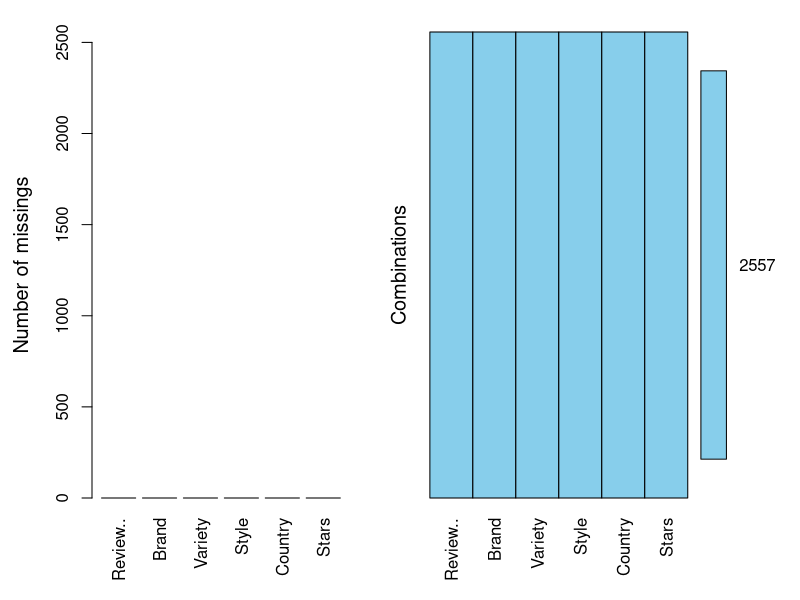
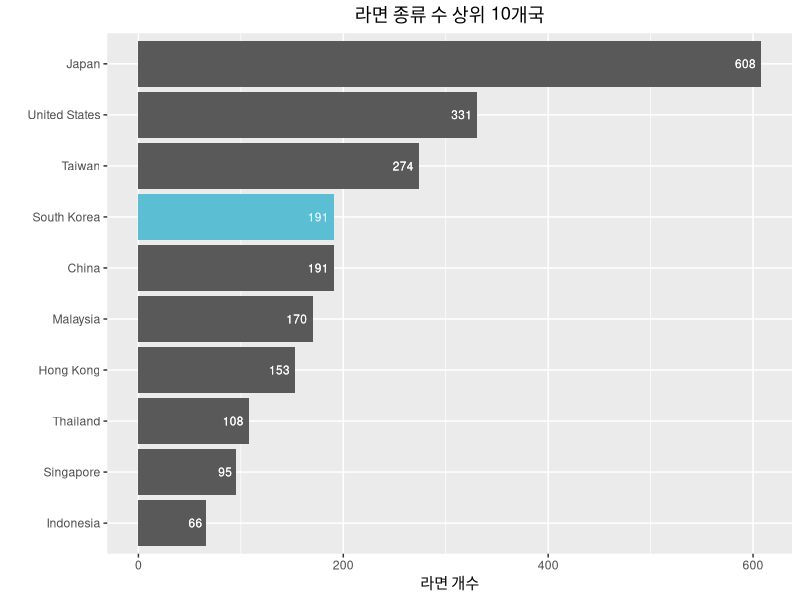
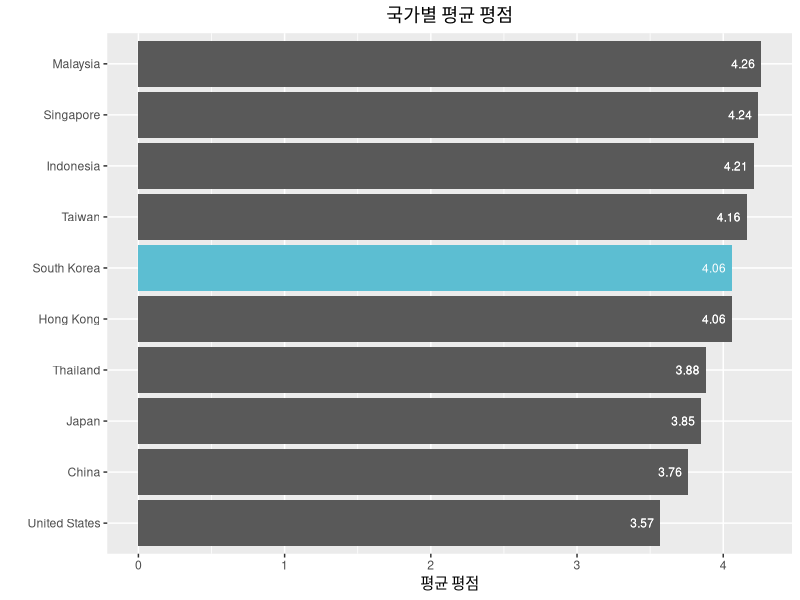
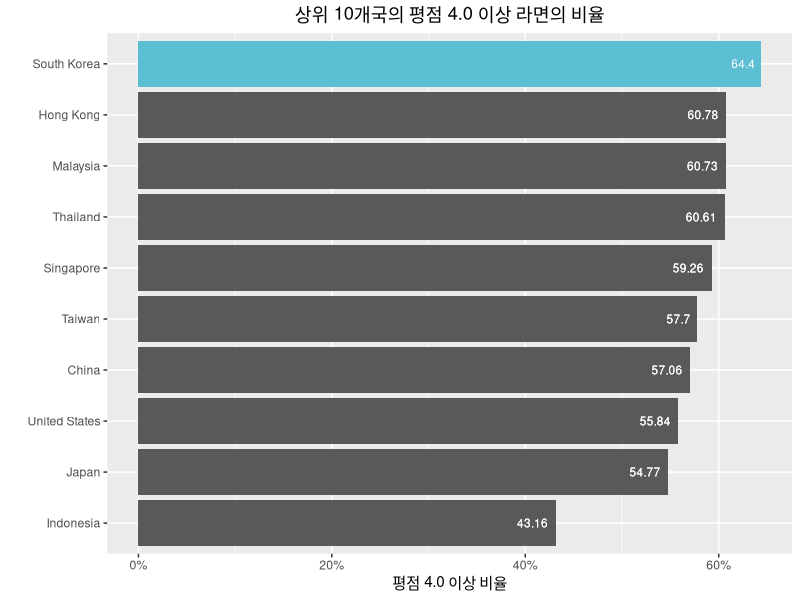
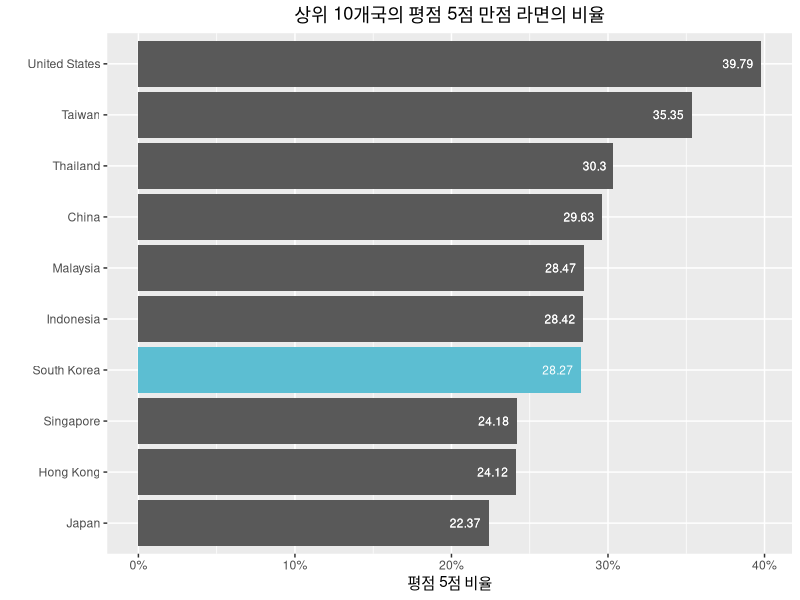
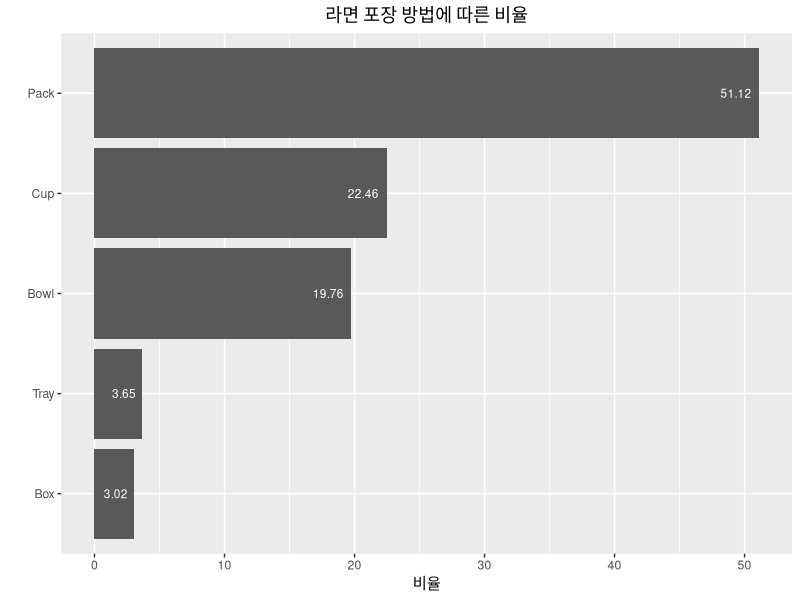
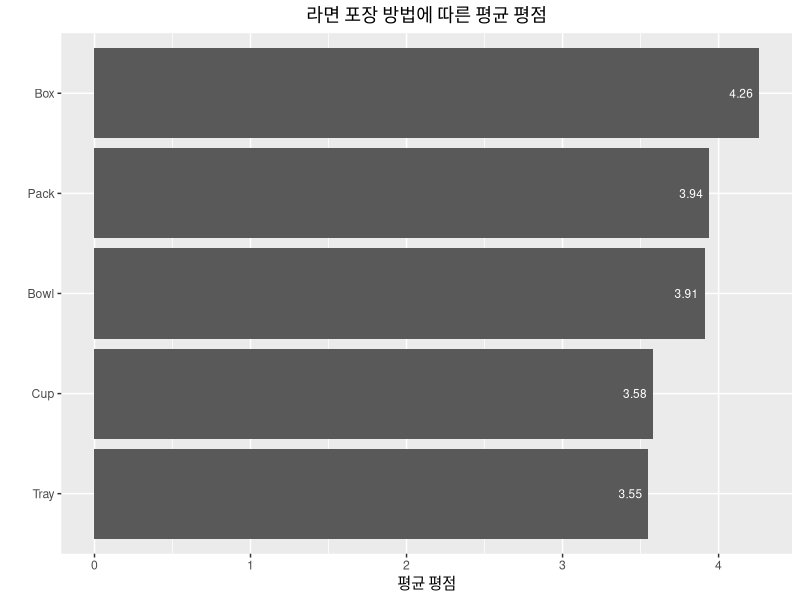
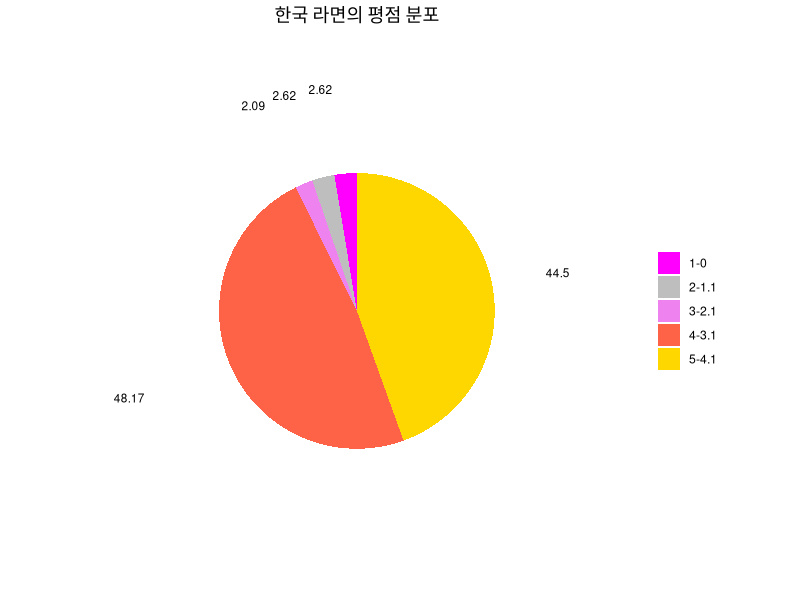

These figures' R source, in order:
## ---- chunk 1
knitr::opts_chunk$set(echo = TRUE)
## ---- chunk 2
df <- read.csv('./TopRamenRatings.csv', header = T,
               fileEncoding = "euc-kr")
str(df)
## ---- chunk 3
library(VIM)
aggr(df, prop = F, numbers = T)
## ---- chunk 4
summary(df)
## ---- chunk 5
df$Stars <- as.double(df$Stars)
df[is.na(df$Stars), ]$Stars <- 0
## ---- chunk 6
df$Brand <- as.factor(df$Brand)
df$Style <- as.factor(df$Style)
df$Country <- as.factor(df$Country)
## ---- chunk 7
country_10 <- head(table(df$Country)[order(table(df$Country), decreasing = T)], 10)

country_10
## ---- chunk 8
library(ggplot2)
country_10 <- as.data.frame(country_10)

graph1 <- ggplot(country_10, aes(x = reorder(Var1, Freq),
                                 y = Freq)) + geom_bar(stat = 'identity') + 
          labs(title = "라면 종류 수 상위 10개국") +
            theme(plot.title = element_text(hjust = 0.5))

graph1 <- graph1 + coord_flip() + labs(x='', y='라면 개수') + 
        geom_text(aes(label=Freq), size=3, hjust=1.25, color='#FFFFFF')

graph1 <- graph1 + geom_bar(country_10[country_10$Var1=='South Korea', ],
                 mapping = aes(x=reorder(Var1, Freq), y=Freq), fill='#5CBED2', 
                 stat='identity') +
        geom_text(aes(label=Freq), size=3, hjust=1.25, color='#FFFFFF')
## ---- chunk 9
graph1
## ---- chunk 10
df_country_10 <- c('Japan', 'United States', 'South Korea', 'Taiwan',
                   'China', 'Thailand', 'Malaysia', 'Hong Kong',
                   'Indonesia', 'Singapore')
df_country_10_mean <- c('')

for (i in 1:10){
    df_country_10_mean[i] <- round(mean(df[df$Country==df_country_10[i],]$Stars),2)
}
df_country_10_mean_df <- data.frame(df_country_10, df_country_10_mean)
df_country_10_mean_df[2] <- as.double(df_country_10_mean)

graph5 <- ggplot(df_country_10_mean_df, aes(x = reorder(df_country_10, 
                                                      df_country_10_mean),
                 y = df_country_10_mean)) + geom_bar(stat = 'identity') + 
          labs(x='', y='평균 평점', title = "국가별 평균 평점") +
            theme(plot.title = element_text(hjust = 0.5)) + coord_flip() +
        geom_text(aes(label=df_country_10_mean), size=3, hjust=1.25,
                  color='#FFFFFF')

graph5 <- graph5 + geom_bar(df_country_10_mean_df[df_country_10_mean_df$df_country_10== 'South Korea', ],
                 mapping = aes(x=reorder(df_country_10, df_country_10_mean),
                               y=df_country_10_mean), fill='#5CBED2', 
                 stat='identity') + geom_text(aes(label=df_country_10_mean),
                                              size=3, hjust=1.25, color='#FFFFFF')
## ---- chunk 11
graph5
## ---- chunk 12
df_country_10 <- df[df$Country %in% country_10$Var1,]
df_country_10 <- table(df_country_10[df_country_10$Stars >= 4.00,]$Country)
df_country_10 <- head(df_country_10[order(df_country_10, decreasing = T)], 10)
df_country_10 <- as.data.frame(df_country_10)

for (i in 1:10){
    df_country_10$Freq[i] <- df_country_10$Freq[i] / country_10$Freq[i]}

graph2 <- ggplot(df_country_10, aes(x = reorder(Var1, Freq),
                 y = Freq)) + geom_bar(stat = 'identity')  + 
          labs(title = "상위 10개국의 평점 4.0 이상 라면의 비율") +
            theme(plot.title = element_text(hjust = 0.5))

graph2 <-graph2 + coord_flip() + labs(x='', y='평점 4.0 이상 비율') +
        scale_y_continuous(labels = scales::percent) +
        geom_text(aes(label=round(Freq,4)*100), size=3,
                  hjust=1.25, color='#FFFFFF') 

graph2 <- graph2 + geom_bar(df_country_10[df_country_10$Var1=='South Korea', ],
                 mapping = aes(x=reorder(Var1, Freq), y=Freq), fill='#5CBED2', 
                 stat='identity') +
         geom_text(aes(label=round(Freq,4)*100), size=3, hjust=1.25, 
                   color='#FFFFFF')
## ---- chunk 13
graph2
## ---- chunk 14
df_country_10 <- df[df$Country %in% country_10$Var1,]
df_country_10 <- table(df_country_10[df_country_10$Stars == 5.00,]$Country)
df_country_10 <- head(df_country_10[order(df_country_10, decreasing = T)], 10)
df_country_10 <- as.data.frame(df_country_10)

for (i in 1:10){
    df_country_10$Freq[i] <- df_country_10$Freq[i] / country_10$Freq[i]}

graph7 <- ggplot(df_country_10, aes(x = reorder(Var1, Freq),
                 y = Freq)) + geom_bar(stat = 'identity')  + 
          labs(title = "상위 10개국의 평점 5점 만점 라면의 비율") +
            theme(plot.title = element_text(hjust = 0.5))

graph7 <-graph7 + coord_flip() + labs(x='', y='평점 5점 비율') +
        scale_y_continuous(labels = scales::percent) +
        geom_text(aes(label=round(Freq,4)*100), size=3,
                  hjust=1.25, color='#FFFFFF') 

graph7 <- graph7 + geom_bar(df_country_10[df_country_10$Var1=='South Korea', ],
                 mapping = aes(x=reorder(Var1, Freq), y=Freq), fill='#5CBED2', 
                 stat='identity') +
         geom_text(aes(label=round(Freq,4)*100), size=3, hjust=1.25, 
                   color='#FFFFFF')
## ---- chunk 15
graph7
## ---- chunk 16
ramen_style_df <- as.data.frame(table(df$Style))
ramen_style_df <- ramen_style_df[-c(1, 2, 5, 8),]
ramen_style_df[2] <- round(ramen_style_df[2] / sum(ramen_style_df[2])*100, 2) 

graph3 <- ggplot(ramen_style_df, aes(x = reorder(Var1, Freq),
                 y = Freq)) + geom_bar(stat = 'identity')  + 
          labs(title = "라면 포장 방법에 따른 비율") +
            theme(plot.title = element_text(hjust = 0.5))
graph3 <- graph3 + coord_flip() + labs(x='', y='비율') + 
        geom_text(aes(label=Freq), size=3, hjust=1.25, color='#FFFFFF')
## ---- chunk 17
graph3
## ---- chunk 18
ramen_style <- c('Pack', 'Bowl', 'Cup', 'Tray', 'Box')
ramen_style_mean <- c('')

for (i in 1:5){
    ramen_style_mean[i] <- round(mean(df[df$Style == ramen_style[i],]$Stars),2)
}

ramen_style_mean_df <- data.frame(ramen_style, ramen_style_mean)
ramen_style_mean_df[2] <- as.double(ramen_style_mean)

graph4 <- ggplot(ramen_style_mean_df, aes(x = reorder(ramen_style, 
                                                      ramen_style_mean),
                 y = ramen_style_mean)) + geom_bar(stat = 'identity')  + 
          labs(title = "라면 포장 방법에 따른 평균 평점") +
            theme(plot.title = element_text(hjust = 0.5))
graph4 <- graph4 + coord_flip() + labs(x='', y='평균 평점') + 
        geom_text(aes(label=ramen_style_mean), size=3, hjust=1.25, color='#FFFFFF')
## ---- chunk 19
graph4
## ---- chunk 20
korean_ramen_score <- c('5-4.1', '4-3.1', '3-2.1', '2-1.1', '1-0')
korean_ramen <- c('')

korean_ramen[1] <- length(df[(df$Country == 'South Korea' & df$Stars>4),]$Stars)
korean_ramen[2] <- length(df[(df$Country == 'South Korea' & df$Stars>3 &
                                  df$Stars<=4),]$Stars)
korean_ramen[3] <- length(df[(df$Country == 'South Korea' & df$Stars>2 & 
                                  df$Stars<=3),]$Stars)
korean_ramen[4] <- length(df[(df$Country == 'South Korea' & df$Stars>1 &
                                  df$Stars<=2),]$Stars)
korean_ramen[5] <- length(df[(df$Country == 'South Korea' & df$Stars<=1),]$Stars)

korean_ramen_df <- data.frame(korean_ramen_score, korean_ramen)
korean_ramen_df[2] <- as.double(korean_ramen)
korean_ramen_df[2] <- round(korean_ramen_df[2]/sum(korean_ramen_df[2])*100,2)

graph6 <- ggplot(korean_ramen_df, aes(x = '', y = korean_ramen,
                                      fill = korean_ramen_score)) + 
        geom_bar(stat = 'identity') + theme_minimal() + theme_classic()+
        labs(x = NULL, y= NULL, fill = NULL, title = "한국 라면의 평점 분포") +
        theme(plot.title = element_text(hjust = 0.5), 
              axis.line = element_blank(),
              axis.text = element_blank(),
              axis.ticks = element_blank()) +
        coord_polar('y', start = 0)+
        scale_fill_manual(values = c('magenta','gray','violet','tomato','gold'))

graph6 <- graph6 + geom_text(aes(label=korean_ramen, "%"), size=3, hjust=1.25,
                             position = position_stack(vjust=0.5), color='black')
## ---- chunk 21
graph6
## ---- chunk 22
df[df$Country == 'South Korea' & df$Stars == 5.00,]$Variety
